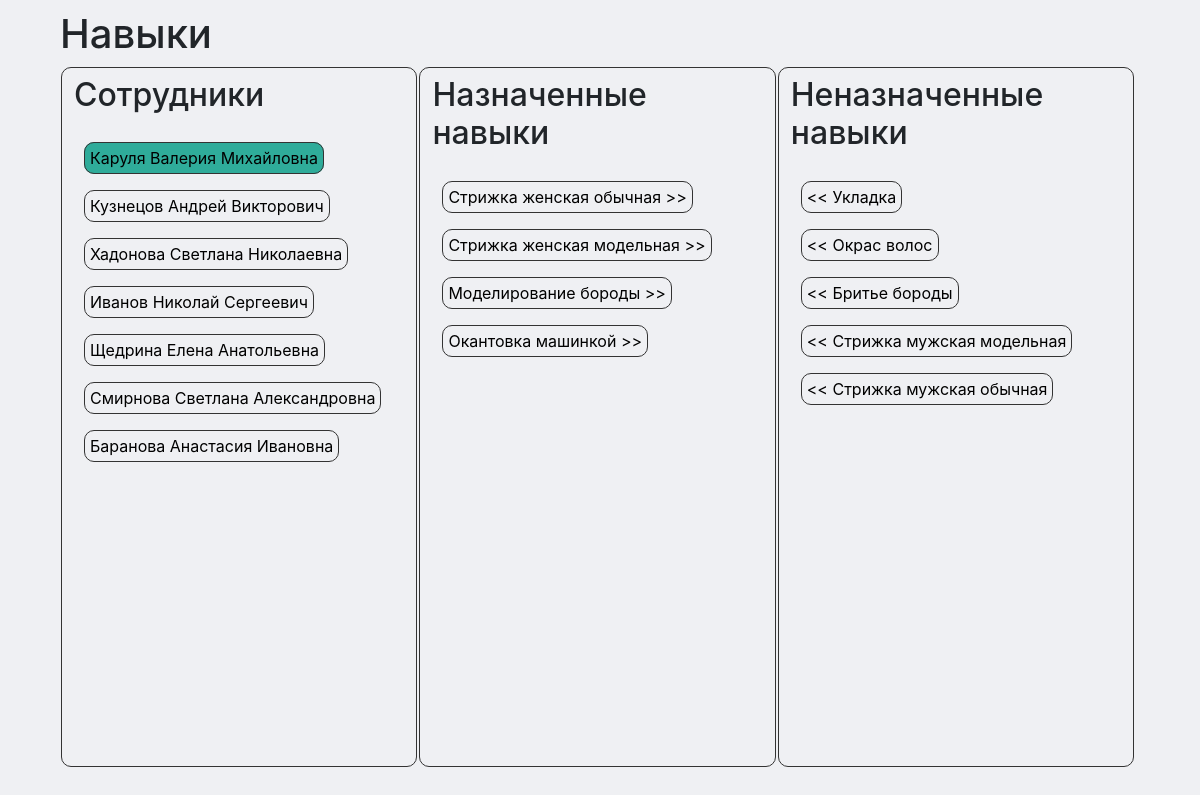
/abilities_edit.php, run on the app's committed database.
### tables this page shows
CREATE TABLE `workers` (
  `worker_id` int(11) UNSIGNED NOT NULL,
  `worker_name` varchar(255) NOT NULL,
  `phone_number` varchar(255) NOT NULL
);

CREATE TABLE `services` (
  `service_id` int(11) UNSIGNED NOT NULL,
  `service_name` varchar(255) NOT NULL,
  `price` int(11) UNSIGNED NOT NULL,
  `duration` time NOT NULL,
  `description` varchar(255) DEFAULT NULL
);

### abilities_edit.php (the view, shortened to what this page needs)
<!DOCTYPE html>
<html lang="ru">
<head>
  <link rel="stylesheet" href="css/style0.css">
  <link rel="stylesheet" href="https://stackpath.bootstrapcdn.com/bootstrap/4.3.1/css/bootstrap.min.css">
</head>
<body>
  <div class="work_area">
    <h1>Навыки</h1>
    <div class="shadowbox">
        <h2>Сотрудники</h2>
        <?php
          require 'configDB.php';
          $worker_id = $_GET['worker_id'];
          if($worker_id == null){
            $worker_id = 2;
          }
          $query = $pdo->query('SELECT * FROM `workers` ORDER BY `worker_id` ASC');
          while($row = $query->fetch(PDO::FETCH_OBJ)) {
            if($row->worker_id == $worker_id){
              echo '<br><a href="/abilities_edit.php?worker_id='.$row->worker_id.'" name="workeridButton" class="button_worker_selected">'.$row->worker_name.'</a><br>';
            }
            else {
              echo '<br><a href="/abilities_edit.php?worker_id='.$row->worker_id.'" name="workeridButton" class="button_worker">'.$row->worker_name.'</a><br>';
            }
          }
        ?>
    </div>
    <div class="shadowbox">
      <h2>Назначенные навыки</h2>
      <?php
			  $worker_id = $_GET['worker_id'];
        if($worker_id == null){
          $worker_id = 2;
        }
				require 'configDB.php';
        $query = $pdo->query('SELECT s.service_id,s.service_name FROM workers_services AS ws,services AS s WHERE ws.worker_id = '.$worker_id.' AND ws.service_id = s.service_id ORDER BY ws.worker_id DESC');
        if($worker_id != null){
          while($row = $query->fetch(PDO::FETCH_OBJ)) {
            echo '<br><a href="/abilities_edit.php?worker_id='.$worker_id.'&service_id='.$row->service_id.'&action=delete" name="serviceButton" class="button_worker">'.$row->service_name.' >></a><br>';
          }
        }
			?>
    </div>
    <div class="shadowbox">
      <h2>Неназначенные навыки</h2>
        <?php
          $worker_id = $_GET['worker_id'];
          if($worker_id == null){
            $worker_id = 2;
          }
          require 'configDB.php';
          $query = $pdo->query('SELECT service_id,service_name FROM services LEFT JOIN (SELECT s.service_name FROM workers_services AS ws,services AS s WHERE ws.worker_id = '.$worker_id.' AND ws.service_id = s.service_id ORDER BY ws.worker_id DESC) AS t2 USING (service_name) WHERE t2.service_name IS NULL ORDER BY service_id DESC');
          while($row = $query->fetch(PDO::FETCH_OBJ)) {
            echo '<br><a href="/abilities_edit.php?worker_id='.$worker_id.'&service_id='.$row->service_id.'&action=add" name="serviceButton" class="button_worker"><< '.$row->service_name.'</a><br>';
          }
        ?>
    </div>
  </div>
</body>
</html>

### css/style0.css (style rules this page uses)
body { background-color: #EFF0F3!important }
.work_area { margin-top: 10px; width: 90%!important; margin-right: auto; margin-left: auto; }
.shadowbox { width: 33%; height: 700px; border: 1px solid #333; border-radius: 10px; display: inline; float: left; margin: 1px; padding: 8px 12px; }
.button_worker { color: #000; margin: 10px; padding: 5px 5px; border: 1px solid #333; border-radius: 10px; text-decoration: none; }
.button_worker_selected { color: #000; margin: 10px; padding: 5px 5px; border: 1px solid #333; border-radius: 10px; text-decoration: none; background: #2FAC9A; }

### data on the page
workers: worker_name "Каруля Валерия Михайловна"
workers: worker_name "Кузнецов Андрей Викторович"
workers: worker_name "Хадонова Светлана Николаевна"
workers: worker_name "Иванов Николай Сергеевич"
workers: worker_name "Щедрина Елена Анатольевна"
workers: worker_name "Смирнова Светлана Александровна"
workers: worker_name "Баранова Анастасия Ивановна"
services: service_name "Стрижка женская обычная"
services: service_name "Стрижка женская модельная"
services: service_name "Моделирование бороды"
services: service_name "Окантовка машинкой"
services: service_name "Укладка"
services: service_name "Окрас волос"
services: service_name "Бритье бороды"
services: service_name "Стрижка мужская модельная"
services: service_name "Стрижка мужская обычная"
